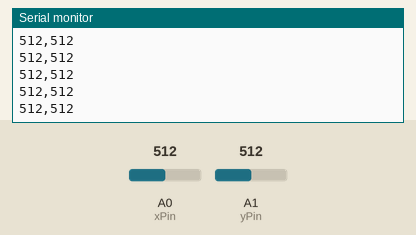
The sketch below on a simulated Arduino Uno, built with avr-gcc and run on an emulated ATmega328P. On the bench: the last lines printed to the serial monitor. The inputs (shaded band) are chosen by the test bench; at power-on: A0 (xPin) = 512, A1 (yPin) = 512.

Above: at 1.2 s.
1.3 s: A0 (xPin) set to 716
At 2.0 s:
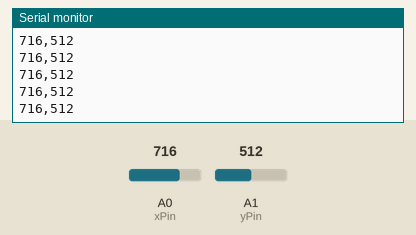
2.8 s: A1 (yPin) set to 716
At 3.9 s:
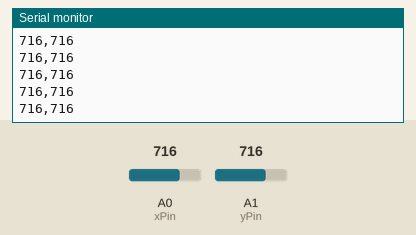
4.3 s: A0 (xPin) set to 900
At 4.9 s:
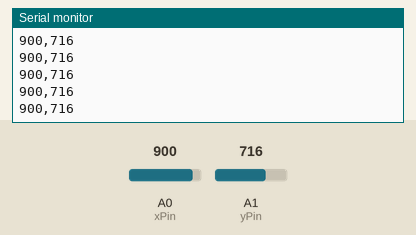
5.8 s: A1 (yPin) set to 900
At 6.7 s:
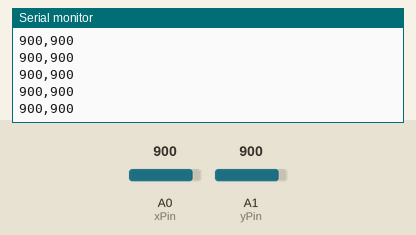
Timing chart, 0 to 8.3 s (numbered marks = the images above; inputs shaded):
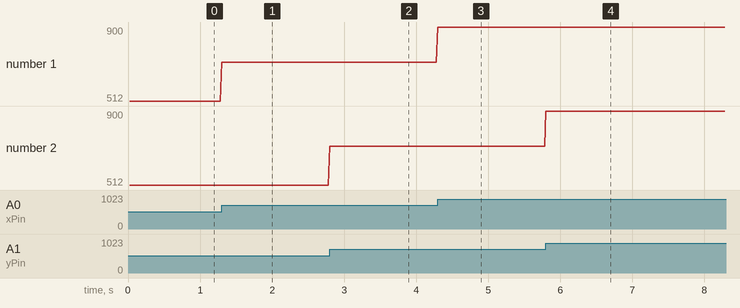

The sketch:

joystick.ino
```cpp
const int xPin = A0;  // Joystick X-axis connected to A0
const int yPin = A1;  // Joystick Y-axis connected to A1

unsigned long lastSendTime = 0;
const int interval = 20; // 20ms = 50 updates per second

void setup() {
  Serial.begin(9600);
}

void loop() {
  unsigned long now = millis();
  if (now - lastSendTime >= interval) {
    int x = analogRead(xPin);
    int y = analogRead(yPin);

    Serial.print(x);
    Serial.print(",");
    Serial.print(y);
    Serial.print('\n');

    lastSendTime = now;
  }
}
```

Measured:
- after the input at 1.3 s, the serial monitor: prints a new line at once (image 1)
- after the input at 2.8 s, the serial monitor: prints a new line at once (image 2)
- after the input at 4.3 s, the serial monitor: prints a new line at once (image 3)
- after the input at 5.8 s, the serial monitor: prints a new line at once (image 4)
- plotted number 1: 512 → 716 after the input at 1.3 s, 716 → 900 after the input at 4.3 s
